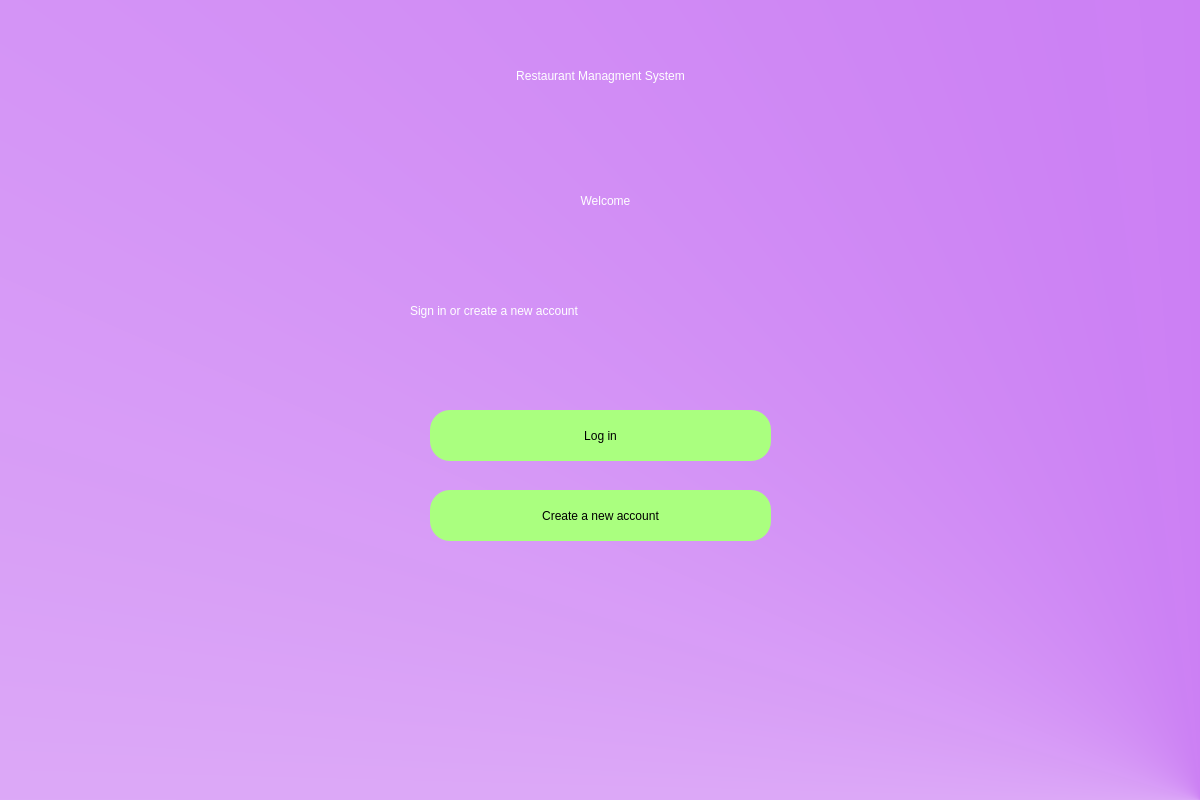
<?xml version="1.0" encoding="UTF-8"?>
<ui version="4.0">
 <class>Dialog</class>
 <widget class="QDialog" name="Dialog">
  <property name="geometry">
   <rect>
    <x>0</x>
    <y>0</y>
    <width>1200</width>
    <height>800</height>
   </rect>
  </property>
  <property name="windowTitle">
   <string>Welcome</string>
  </property>
  <widget class="QWidget" name="bgwidget" native="true">
   <property name="geometry">
    <rect>
     <x>0</x>
     <y>0</y>
     <width>1201</width>
     <height>801</height>
    </rect>
   </property>
   <property name="styleSheet">
    <string notr="true">QWidget#bgwidget{background:qconicalgradient(cx:1, cy:1, angle:4.8, stop:0 rgba(186, 83, 240, 249), stop:1 rgba(255, 255, 255, 255));}</string>
   </property>
   <widget class="QLabel" name="label">
    <property name="geometry">
     <rect>
      <x>430</x>
      <y>170</y>
      <width>351</width>
      <height>61</height>
     </rect>
    </property>
    <property name="styleSheet">
     <string notr="true">font: 36pt &quot;MS Shell Dlg 2&quot;; color:rgb(255, 255, 255)</string>
    </property>
    <property name="text">
     <string>Welcome</string>
    </property>
    <property name="alignment">
     <set>Qt::AlignCenter</set>
    </property>
   </widget>
   <widget class="QLabel" name="label_2">
    <property name="geometry">
     <rect>
      <x>410</x>
      <y>290</y>
      <width>391</width>
      <height>41</height>
     </rect>
    </property>
    <property name="styleSheet">
     <string notr="true">font: 16pt &quot;MS Shell Dlg 2&quot;;color:rgb(255, 255, 255)</string>
    </property>
    <property name="text">
     <string>Sign in or create a new account</string>
    </property>
   </widget>
   <widget class="QPushButton" name="login">
    <property name="geometry">
     <rect>
      <x>430</x>
      <y>410</y>
      <width>341</width>
      <height>51</height>
     </rect>
    </property>
    <property name="styleSheet">
     <string notr="true">border-radius:20px;
background-color: rgb(170, 255, 127);
font: 14pt &quot;MS Shell Dlg 2&quot;;</string>
    </property>
    <property name="text">
     <string>Log in</string>
    </property>
   </widget>
   <widget class="QPushButton" name="create">
    <property name="geometry">
     <rect>
      <x>430</x>
      <y>490</y>
      <width>341</width>
      <height>51</height>
     </rect>
    </property>
    <property name="styleSheet">
     <string notr="true">border-radius:20px;
background-color: rgb(170, 255, 127);
font: 14pt &quot;MS Shell Dlg 2&quot;;</string>
    </property>
    <property name="text">
     <string>Create a new account</string>
    </property>
   </widget>
   <widget class="QLabel" name="label_3">
    <property name="geometry">
     <rect>
      <x>0</x>
      <y>20</y>
      <width>1201</width>
      <height>111</height>
     </rect>
    </property>
    <property name="styleSheet">
     <string notr="true">font: 40pt &quot;MS Shell Dlg 2&quot;; color:rgb(255, 255, 255)</string>
    </property>
    <property name="text">
     <string>Restaurant Managment System</string>
    </property>
    <property name="alignment">
     <set>Qt::AlignCenter</set>
    </property>
   </widget>
  </widget>
 </widget>
 <resources/>
 <connections/>
</ui>
